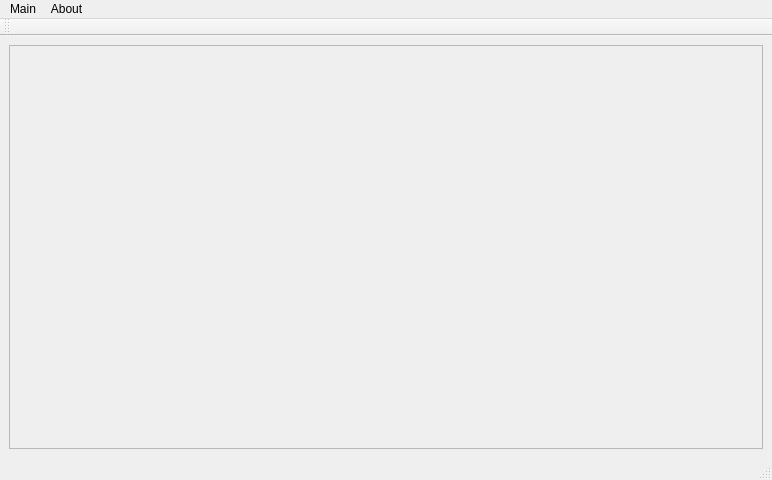
<?xml version="1.0" encoding="UTF-8"?>
<ui version="4.0">
 <class>ViewWindow</class>
 <widget class="QMainWindow" name="ViewWindow">
  <property name="geometry">
   <rect>
    <x>0</x>
    <y>0</y>
    <width>772</width>
    <height>480</height>
   </rect>
  </property>
  <property name="windowTitle">
   <string>MainWindow</string>
  </property>
  <widget class="QWidget" name="centralwidget">
   <layout class="QGridLayout" name="gridLayout">
    <item row="0" column="0">
     <widget class="QScrollArea" name="scrollArea">
      <property name="widgetResizable">
       <bool>true</bool>
      </property>
      <property name="alignment">
       <set>Qt::AlignCenter</set>
      </property>
      <widget class="QWidget" name="scrollAreaWidgetContents">
       <property name="geometry">
        <rect>
         <x>0</x>
         <y>0</y>
         <width>752</width>
         <height>404</height>
        </rect>
       </property>
       <layout class="QGridLayout" name="gridLayout_3">
        <property name="margin">
         <number>0</number>
        </property>
        <property name="spacing">
         <number>0</number>
        </property>
        <item row="0" column="0">
         <layout class="QGridLayout" name="gridLayout_2">
          <property name="spacing">
           <number>0</number>
          </property>
          <item row="0" column="0">
           <widget class="QLabel" name="label">
            <property name="text">
             <string/>
            </property>
           </widget>
          </item>
         </layout>
        </item>
       </layout>
      </widget>
     </widget>
    </item>
   </layout>
  </widget>
  <widget class="QStatusBar" name="statusbar"/>
  <widget class="QToolBar" name="toolBar">
   <property name="windowTitle">
    <string>toolBar</string>
   </property>
   <attribute name="toolBarArea">
    <enum>TopToolBarArea</enum>
   </attribute>
   <attribute name="toolBarBreak">
    <bool>false</bool>
   </attribute>
  </widget>
  <widget class="QMenuBar" name="menuBar">
   <property name="geometry">
    <rect>
     <x>0</x>
     <y>0</y>
     <width>772</width>
     <height>21</height>
    </rect>
   </property>
   <widget class="QMenu" name="menuMain">
    <property name="title">
     <string>Main</string>
    </property>
    <addaction name="actionQuit"/>
   </widget>
   <widget class="QMenu" name="menuAbout">
    <property name="title">
     <string>About</string>
    </property>
    <addaction name="actionAbout_Effy"/>
    <addaction name="separator"/>
    <addaction name="actionAbout_Qt"/>
   </widget>
   <addaction name="menuMain"/>
   <addaction name="menuAbout"/>
  </widget>
  <action name="actionQuit">
   <property name="text">
    <string>Quit</string>
   </property>
  </action>
  <action name="actionAbout_Effy">
   <property name="text">
    <string>About Effy...</string>
   </property>
  </action>
  <action name="actionAbout_Qt">
   <property name="text">
    <string>About Qt</string>
   </property>
  </action>
 </widget>
 <resources/>
 <connections/>
</ui>
